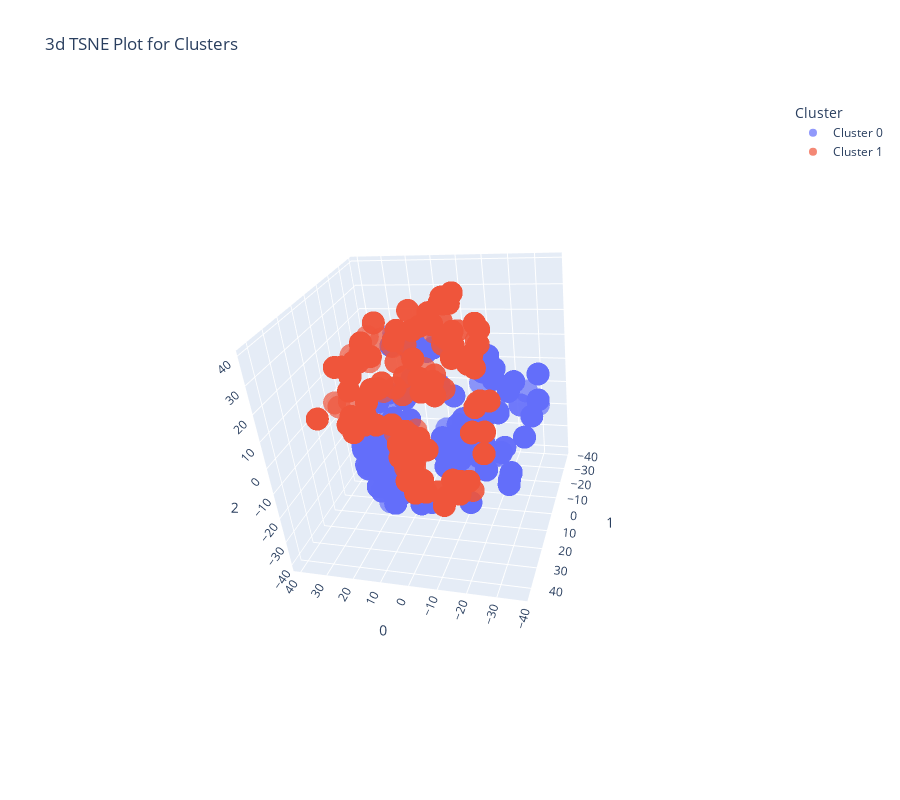

Source (notebook cell):
### Code cell
plot_model(kmeans, plot='tsne')

### Figure 1 — Plotly figure (JSON) as saved in the notebook; plotly's stock layout.template omitted (floating-point values rounded to 4 significant figures; data arrays with more than 128 entries replaced by an {"elided": "..."} marker saying what was removed)
{"data": [{"customdata": {"elided": "2160x1 str values"}, "hovertemplate": "Cluster=Cluster 0<br>0=%{x}<br>1=%{y}<br>2=%{z}<br>Feature=%{customdata[0]}<extra></extra>", "legendgroup": "Cluster 0", "marker": {"color": "#636efa", "opacity": 0.7, "symbol": "circle"}, "mode": "markers", "name": "Cluster 0", "scene": "scene", "showlegend": true, "type": "scatter3d", "x": {"elided": "2160 float values"}, "y": {"elided": "2160 float values"}, "z": {"elided": "2160 float values"}}, {"customdata": {"elided": "1571x1 str values"}, "hovertemplate": "Cluster=Cluster 1<br>0=%{x}<br>1=%{y}<br>2=%{z}<br>Feature=%{customdata[0]}<extra></extra>", "legendgroup": "Cluster 1", "marker": {"color": "#EF553B", "opacity": 0.7, "symbol": "circle"}, "mode": "markers", "name": "Cluster 1", "scene": "scene", "showlegend": true, "type": "scatter3d", "x": {"elided": "1571 float values"}, "y": {"elided": "1571 float values"}, "z": {"elided": "1571 float values"}}], "layout": {"height": 800, "legend": {"title": {"text": "Cluster"}, "tracegroupgap": 0}, "scene": {"aspectmode": "auto", "aspectratio": {"x": 0.9744, "y": 1.032, "z": 0.9941}, "camera": {"center": {"x": 0, "y": 0, "z": 0}, "eye": {"x": -0.9887, "y": 2.554, "z": 1.471}, "projection": {"type": "perspective"}, "up": {"x": 0.04641, "y": -0.4851, "z": 0.8732}}, "domain": {"x": [0, 1], "y": [0, 1]}, "xaxis": {"title": {"text": "0"}, "type": "linear"}, "yaxis": {"title": {"text": "1"}, "type": "linear"}, "zaxis": {"title": {"text": "2"}, "type": "linear"}}, "title": {"text": "3d TSNE Plot for Clusters"}, "width": 900}}
